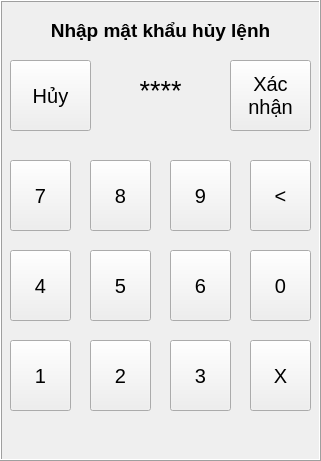
    <widget class="QFrame" name="fr_password">
     <property name="geometry">
      <rect>
       <x>0</x>
       <y>0</y>
       <width>321</width>
       <height>461</height>
      </rect>
     </property>
     <property name="autoFillBackground">
      <bool>true</bool>
     </property>
     <property name="frameShape">
      <enum>QFrame::Box</enum>
     </property>
     <property name="frameShadow">
      <enum>QFrame::Raised</enum>
     </property>
     <widget class="QPushButton" name="bt_pw_clear">
      <property name="geometry">
       <rect>
        <x>250</x>
        <y>340</y>
        <width>61</width>
        <height>71</height>
       </rect>
      </property>
      <property name="font">
       <font>
        <pointsize>15</pointsize>
       </font>
      </property>
      <property name="text">
       <string>X</string>
      </property>
     </widget>
     <widget class="QPushButton" name="bt_pw_2">
      <property name="geometry">
       <rect>
        <x>90</x>
        <y>340</y>
        <width>61</width>
        <height>71</height>
       </rect>
      </property>
      <property name="font">
       <font>
        <pointsize>15</pointsize>
       </font>
      </property>
      <property name="text">
       <string>2</string>
      </property>
     </widget>
     <widget class="QPushButton" name="bt_pw_agree">
      <property name="geometry">
       <rect>
        <x>230</x>
        <y>60</y>
        <width>81</width>
        <height>71</height>
       </rect>
      </property>
      <property name="font">
       <font>
        <pointsize>15</pointsize>
       </font>
      </property>
      <property name="text">
       <string>Xác
nhận</string>
      </property>
     </widget>
     <widget class="QPushButton" name="bt_pw_9">
      <property name="geometry">
       <rect>
        <x>170</x>
        <y>160</y>
        <width>61</width>
        <height>71</height>
       </rect>
      </property>
      <property name="font">
       <font>
        <pointsize>15</pointsize>
       </font>
      </property>
      <property name="text">
       <string>9</string>
      </property>
     </widget>
     <widget class="QPushButton" name="bt_pw_6">
      <property name="geometry">
       <rect>
        <x>170</x>
        <y>250</y>
        <width>61</width>
        <height>71</height>
       </rect>
      </property>
      <property name="font">
       <font>
        <pointsize>15</pointsize>
       </font>
      </property>
      <property name="text">
       <string>6</string>
      </property>
     </widget>
     <widget class="QLabel" name="lbv_pw_data">
      <property name="geometry">
       <rect>
        <x>100</x>
        <y>70</y>
        <width>121</width>
        <height>41</height>
       </rect>
      </property>
      <property name="font">
       <font>
        <pointsize>20</pointsize>
       </font>
      </property>
      <property name="text">
       <string>****</string>
      </property>
      <property name="alignment">
       <set>Qt::AlignCenter</set>
      </property>
     </widget>
     <widget class="QPushButton" name="bt_pw_4">
      <property name="geometry">
       <rect>
        <x>10</x>
        <y>250</y>
        <width>61</width>
        <height>71</height>
       </rect>
      </property>
      <property name="font">
       <font>
        <pointsize>15</pointsize>
       </font>
      </property>
      <property name="text">
       <string>4</string>
      </property>
     </widget>
     <widget class="QPushButton" name="bt_pw_3">
      <property name="geometry">
       <rect>
        <x>170</x>
        <y>340</y>
        <width>61</width>
        <height>71</height>
       </rect>
      </property>
      <property name="font">
       <font>
        <pointsize>15</pointsize>
       </font>
      </property>
      <property name="text">
       <string>3</string>
      </property>
     </widget>
     <widget class="QPushButton" name="bt_pw_delete">
      <property name="geometry">
       <rect>
        <x>250</x>
        <y>160</y>
        <width>61</width>
        <height>71</height>
       </rect>
      </property>
      <property name="font">
       <font>
        <pointsize>15</pointsize>
       </font>
      </property>
      <property name="text">
       <string>&lt;</string>
      </property>
     </widget>
     <widget class="QPushButton" name="bt_pw_5">
      <property name="geometry">
       <rect>
        <x>90</x>
        <y>250</y>
        <width>61</width>
        <height>71</height>
       </rect>
      </property>
      <property name="font">
       <font>
        <pointsize>15</pointsize>
       </font>
      </property>
      <property name="text">
       <string>5</string>
      </property>
     </widget>
     <widget class="QPushButton" name="bt_pw_1">
      <property name="geometry">
       <rect>
        <x>10</x>
        <y>340</y>
        <width>61</width>
        <height>71</height>
       </rect>
      </property>
      <property name="font">
       <font>
        <pointsize>15</pointsize>
       </font>
      </property>
      <property name="text">
       <string>1</string>
      </property>
     </widget>
     <widget class="QPushButton" name="bt_pw_cancel">
      <property name="geometry">
       <rect>
        <x>10</x>
        <y>60</y>
        <width>81</width>
        <height>71</height>
       </rect>
      </property>
      <property name="font">
       <font>
        <pointsize>15</pointsize>
       </font>
      </property>
      <property name="text">
       <string>Hủy</string>
      </property>
     </widget>
     <widget class="QPushButton" name="bt_pw_8">
      <property name="geometry">
       <rect>
        <x>90</x>
        <y>160</y>
        <width>61</width>
        <height>71</height>
       </rect>
      </property>
      <property name="font">
       <font>
        <pointsize>15</pointsize>
       </font>
      </property>
      <property name="text">
       <string>8</string>
      </property>
     </widget>
     <widget class="QPushButton" name="bt_pw_7">
      <property name="geometry">
       <rect>
        <x>10</x>
        <y>160</y>
        <width>61</width>
        <height>71</height>
       </rect>
      </property>
      <property name="font">
       <font>
        <pointsize>15</pointsize>
       </font>
      </property>
      <property name="text">
       <string>7</string>
      </property>
     </widget>
     <widget class="QPushButton" name="bt_pw_0">
      <property name="geometry">
       <rect>
        <x>250</x>
        <y>250</y>
        <width>61</width>
        <height>71</height>
       </rect>
      </property>
      <property name="font">
       <font>
        <pointsize>15</pointsize>
       </font>
      </property>
      <property name="text">
       <string>0</string>
      </property>
     </widget>
     <widget class="QLabel" name="lb_pw">
      <property name="geometry">
       <rect>
        <x>40</x>
        <y>10</y>
        <width>241</width>
        <height>41</height>
       </rect>
      </property>
      <property name="font">
       <font>
        <pointsize>14</pointsize>
        <weight>75</weight>
        <bold>true</bold>
       </font>
      </property>
      <property name="text">
       <string>Nhập mật khẩu hủy lệnh</string>
      </property>
      <property name="alignment">
       <set>Qt::AlignCenter</set>
      </property>
     </widget>
    </widget>
